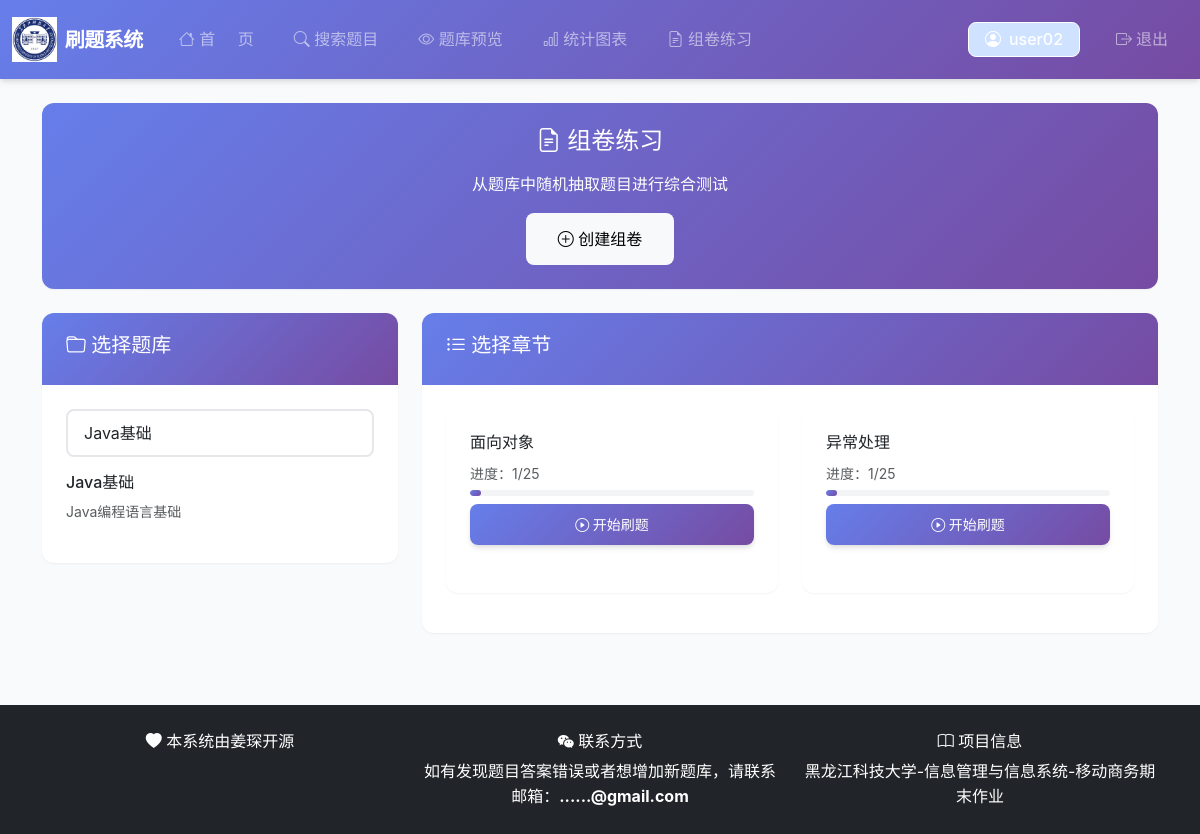
The app's page /user/home.php?bank_id=2 (signed in) with its own data.
### tables this page shows
CREATE TABLE IF NOT EXISTS question_banks (
                                              id INT PRIMARY KEY AUTO_INCREMENT COMMENT '题库ID，主键，自增',
                                              name VARCHAR(100) NOT NULL COMMENT '题库名称，非空',
    description TEXT COMMENT '题库描述',
    created_at TIMESTAMP DEFAULT CURRENT_TIMESTAMP COMMENT '创建时间，默认当前时间戳'
    );

CREATE TABLE IF NOT EXISTS chapters (
                                        id INT PRIMARY KEY AUTO_INCREMENT COMMENT '章节ID，主键，自增',
                                        bank_id INT NOT NULL COMMENT '所属题库ID',
                                        chapter_name VARCHAR(100) NOT NULL COMMENT '章节名称，非空',
    sort_order INT DEFAULT 0 COMMENT '排序顺序，默认0',
    created_at TIMESTAMP DEFAULT CURRENT_TIMESTAMP COMMENT '创建时间，默认当前时间戳',
    FOREIGN KEY (bank_id) REFERENCES question_banks(id) ON DELETE CASCADE,
    INDEX idx_bank_id (bank_id)
    );

CREATE TABLE IF NOT EXISTS user_progress (
                                             id INT PRIMARY KEY AUTO_INCREMENT COMMENT '进度ID，主键，自增',
                                             user_id INT NOT NULL COMMENT '用户ID',
                                             chapter_id INT NOT NULL COMMENT '章节ID',
                                             correct_count INT DEFAULT 0 COMMENT '答对题目数量，默认0',
                                             total_count INT DEFAULT 0 COMMENT '总答题数量，默认0',
                                             updated_at TIMESTAMP DEFAULT CURRENT_TIMESTAMP ON UPDATE CURRENT_TIMESTAMP COMMENT '更新时间，默认当前时间戳，更新时自动刷新',
                                             FOREIGN KEY (user_id) REFERENCES users(id) ON DELETE CASCADE,
    FOREIGN KEY (chapter_id) REFERENCES chapters(id) ON DELETE CASCADE,
    UNIQUE KEY unique_user_chapter (user_id, chapter_id) COMMENT '联合唯一约束，确保每个用户每个章节只有一条进度记录',
    INDEX idx_user_id (user_id),
    INDEX idx_chapter_id (chapter_id)
    );

### user/home.php (the view, shortened to what this page needs)
<?php
$pdo = getDB();
$banks = $pdo->query("SELECT * FROM question_banks ORDER BY name")->fetchAll();
$chapters = [];
if (isset($_GET['bank_id']) && $_GET['bank_id']) {
    $bankId = intval($_GET['bank_id']);
    $stmt = $pdo->prepare("SELECT * FROM chapters WHERE bank_id = ? ORDER BY sort_order, chapter_name");
    $stmt->execute([$bankId]);
    $chapters = $stmt->fetchAll();
}
$userProgress = [];
$chapterTotalQuestions = [];
if ($chapters) {
    $chapterIds = array_column($chapters, 'id');
    $placeholders = implode(',', array_fill(0, count($chapterIds), '?'));
    $stmt = $pdo->prepare("SELECT chapter_id, correct_count, total_count FROM user_progress WHERE user_id = ? AND chapter_id IN ($placeholders)");
    $stmt->execute(array_merge([$_SESSION['user_id']], $chapterIds));
    foreach ($stmt->fetchAll() as $progress) {
        $userProgress[$progress['chapter_id']] = $progress;
    }
    $stmt = $pdo->prepare("SELECT chapter_id, COUNT(*) as total FROM questions WHERE chapter_id IN ($placeholders) GROUP BY chapter_id");
    $stmt->execute($chapterIds);
    foreach ($stmt->fetchAll() as $total) {
        $chapterTotalQuestions[$total['chapter_id']] = $total['total'];
    }
}
?>
<?php include '../includes/header.php'; ?>
<?php include 'includes/navbar.php'; ?>
<div class="container">
    <div class="card mb-4" style="background: linear-gradient(135deg, #667eea 0%, #764ba2 100%); border: none;">
        <div class="card-body text-white text-center py-4">
            <h4 class="mb-3"><i class="bi bi-file-earmark-text"></i> 组卷练习</h4>
            <p class="mb-3">从题库中随机抽取题目进行综合测试</p>
            <a href="<?php echo BASE_PATH; ?>user/create_exam.php" class="btn btn-light btn-lg">
                <i class="bi bi-plus-circle"></i> 创建组卷
            </a>
        </div>
    </div>
    <div class="row">
        <div class="col-md-4 mb-4">
            <div class="card">
                <div class="card-header">
                    <h5><i class="bi bi-folder"></i> 选择题库</h5>
                </div>
                <div class="card-body">
                    <form method="GET" action="">
                        <select class="form-select mb-3" name="bank_id" onchange="this.form.submit()">
                            <?php foreach ($banks as $bank): ?>
                                <option value="<?php echo $bank['id']; ?>" <?php echo (isset($_GET['bank_id']) && $_GET['bank_id'] == $bank['id']) ? 'selected' : ''; ?>>
                                    <?php echo htmlspecialchars($bank['name']); ?>
                                </option>
                            <?php endforeach; ?>
                        </select>
                    </form>
                    <?php if (isset($_GET['bank_id']) && $_GET['bank_id']): ?>
                        <?php
                        $selectedBank = array_filter($banks, function($b) { return $b['id'] == $_GET['bank_id']; });
                        $selectedBank = reset($selectedBank);
                        ?>
                        <div class="mt-3">
                            <h6><?php echo htmlspecialchars($selectedBank['name']); ?></h6>
                            <p class="text-muted small"><?php echo htmlspecialchars($selectedBank['description'] ?: '暂无描述'); ?></p>
                        </div>
                    <?php endif; ?>
                </div>
            </div>
        </div>
        <div class="col-md-8">
            <?php if (empty($chapters)): ?>
                <div class="card">
                    <div class="card-body text-center text-muted">
                        <i class="bi bi-inbox" style="font-size: 3rem;"></i>
                        <p class="mt-3">请先选择题库</p>
                    </div>
                </div>
            <?php else: ?>
                <div class="card">
                    <div class="card-header">
                        <h5><i class="bi bi-list-ul"></i> 选择章节</h5>
                    </div>
                    <div class="card-body">
                        <div class="row">
                            <?php foreach ($chapters as $chapter): ?>
                                <?php
                                $progress = $userProgress[$chapter['id']] ?? null;
                                ?>
                                <div class="col-md-6 mb-3">
                                    <div class="card h-100">
                                        <div class="card-body">
                                            <h6><?php echo htmlspecialchars($chapter['chapter_name']); ?></h6>
                                            <?php
                                    $totalQuestions = $chapterTotalQuestions[$chapter['id']] ?? 0;
                                    $answeredCount = $progress['total_count'] ?? 0;
                                    $progressRate = $totalQuestions > 0 ? round($answeredCount / $totalQuestions * 100, 1) : 0;
                                ?>
                                <?php if ($totalQuestions > 0): ?>
                                    <div class="mb-2">
                                        <small class="text-muted">进度：<?php echo $answeredCount; ?>/<?php echo $totalQuestions; ?></small>
                                        <div class="progress mt-1" style="height: 6px;">
                                            <div class="progress-bar" style="width: <?php echo $progressRate; ?>%"></div>
                                        </div>
                                    </div>
                                <?php endif; ?>
                                            <a href="<?php echo BASE_PATH; ?>user/quiz.php?bank_id=<?php echo $chapter['bank_id']; ?>&chapter_id=<?php echo $chapter['id']; ?>" class="btn btn-primary btn-sm w-100">
                                                <i class="bi bi-play-circle"></i> 开始刷题
                                            </a>
                                        </div>
                                    </div>
                                </div>
                            <?php endforeach; ?>
                        </div>
                    </div>
                </div>
            <?php endif; ?>
        </div>
    </div>
</div>
<?php include '../includes/footer.php'; ?>

### assets/css/style.css (style rules this page uses)
:root { --primary-color: #6366f1; --primary-dark: #4f46e5; --primary-light: #818cf8; --primary-gradient: linear-gradient(135deg, #667eea 0%, #764ba2 100%); --primary-gradient-light: linear-gradient(135deg, #818cf8 0%, #a78bfa 100%); --success-color: #10b981; --danger-color: #ef4444; --warning-color: #f59e0b; --info-color: #3b82f6; --text-primary: #1f2937; --text-secondary: #6b7280; --text-light: #9ca3af; --bg-primary: #ffffff; --bg-secondary: #f9fafb; --bg-tertiary: #f3f4f6; --border-color: #e5e7eb; --border-radius: 12px; --border-radius-sm: 8px; --border-radius-lg: 16px; --shadow-sm: 0 1px 2px 0 rgba(0, 0, 0, 0.05); --shadow-md: 0 4px 6px -1px rgba(0, 0, 0, 0.1), 0 2px 4px -1px rgba(0, 0, 0, 0.06); --shadow-lg: 0 10px 15px -3px rgba(0, 0, 0, 0.1), 0 4px 6px -2px rgba(0, 0, 0, 0.05); --shadow-xl: 0 20px 25px -5px rgba(0, 0, 0, 0.1), 0 10px 10px -5px rgba(0, 0, 0, 0.04); --transition: all 0.3s cubic-bezier(0.4, 0, 0.2, 1); }
* { margin: 0; padding: 0; box-sizing: border-box; }
body { font-family: -apple-system, BlinkMacSystemFont, 'Segoe UI', 'PingFang SC', 'Hiragino Sans GB', 'Microsoft YaHei', Roboto, 'Helvetica Neue', Arial, sans-serif; color: var(--text-primary); background: var(--bg-secondary); line-height: 1.6; -webkit-font-smoothing: antialiased; -moz-osx-font-smoothing: grayscale; }
.btn { border-radius: var(--border-radius-sm); padding: 10px 24px; font-weight: 500; transition: var(--transition); border: none; cursor: pointer; position: relative; overflow: hidden; }
.btn::before { content: ''; position: absolute; top: 50%; left: 50%; width: 0; height: 0; border-radius: 50%; background: rgba(255, 255, 255, 0.3); transform: translate(-50%, -50%); transition: width 0.6s, height 0.6s; }
.btn-primary { background: var(--primary-gradient); color: white; box-shadow: var(--shadow-md); }
.btn-lg { padding: 14px 32px; font-size: 16px; }
.card { background: var(--bg-primary); border: none; border-radius: var(--border-radius); box-shadow: var(--shadow-sm); margin-bottom: 24px; transition: var(--transition); overflow: hidden; }
.card-header { background: var(--primary-gradient); color: white; border-radius: 0; padding: 20px 24px; font-weight: 600; font-size: 16px; border: none; }
.card-body { padding: 24px; }
.form-control, .form-select { border: 2px solid var(--border-color); border-radius: var(--border-radius-sm); padding: 10px 16px; transition: var(--transition); background: var(--bg-primary); }
.progress { height: 10px; border-radius: 10px; background: var(--bg-tertiary); overflow: hidden; }
.progress-bar { background: var(--primary-gradient); transition: width 0.6s cubic-bezier(0.4, 0, 0.2, 1); border-radius: 10px; }
html { scroll-behavior: smooth; }

### records on screen
question_banks: name "Java基础", description "Java编程语言基础"
chapters: chapter_name "面向对象", id.total_count "1", id "25"
chapters: chapter_name "异常处理", id.total_count "1", id "25"

### other values on screen
$_SESSION['username'] "user02"
form field bank_id "Java基础"
